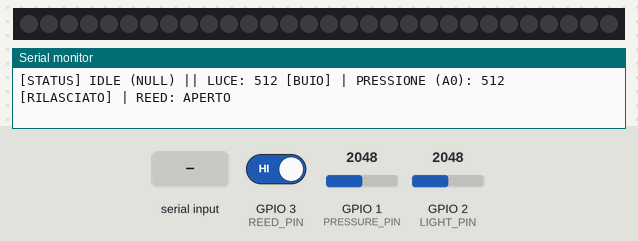
A sketch run on a simulated Seeed XIAO ESP32-S3. On the bench: 30 RGB LEDs in strip order, left to right, the last lines printed to the serial monitor. The inputs (shaded band) are chosen by the test bench; at power-on: GPIO 1 (PRESSURE_PIN) = 2048, GPIO 2 (LIGHT_PIN) = 2048, GPIO 3 (REED_PIN) HIGH (analog values on the 0–4095 scale). Dim RGB values are drawn brighter than linear.

Above: at 1.7 s.
1.8 s: "1\n" received over Serial
At 2.01 s:
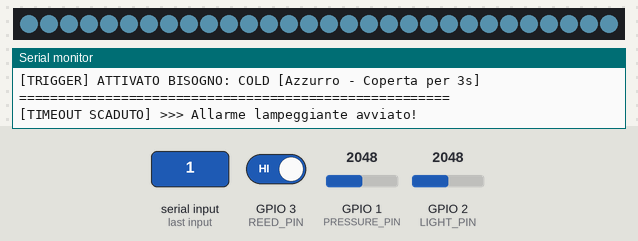
4.3 s: "2\n" received over the second serial link
At 4.7 s:
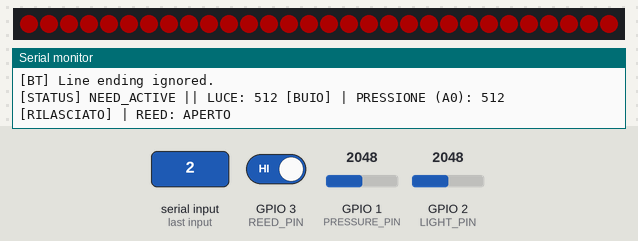
5.8 s: "3\n" received over Serial
At 6.9 s:
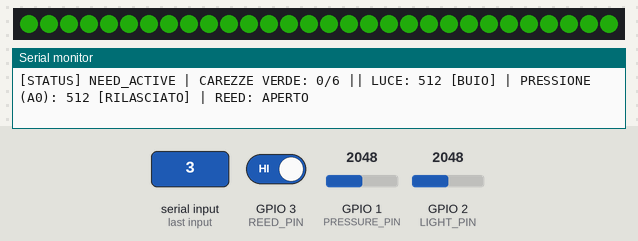
7.3 s: "1\n" received over the second serial link
At 9.02 s:
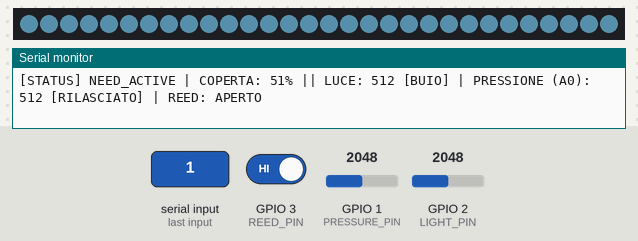

Measured:
- after the input at 1.8 s, the LEDs: change at once (image 1)
- after the input at 4.3 s, the LEDs: change at once (image 2)
- after the input at 5.8 s, the LEDs: change at once (image 3)
- after the input at 7.3 s, the LEDs: first change at once (image 4 shows a later state)

The sketch:

Chromaleont_Firmware.ino
```cpp
#include <Adafruit_NeoPixel.h>
#include <math.h>

// =============================================================
// PIN CONFIGURATION (Seeed XIAO RP2040)
// =============================================================

const int PRESSURE_PIN = A0;   // D0: Force-sensitive resistor (FSR)
const int LIGHT_PIN    = A1;   // D1: Light-dependent resistor (LDR)
const int REED_PIN     = D2;   // D2: Magnetic reed switch
const int STRIP_PIN    = D10;  // D10: NeoPixel data input

// Bluetooth RN-42 / serial Bluetooth connection:
// Module TXD -> XIAO D7 (RX)
// Module RXD -> XIAO D6 (TX)
const unsigned long BLUETOOTH_BAUD = 115200;

const int NUM_LEDS         = 30;
const int STRIP_BRIGHTNESS = 50;

Adafruit_NeoPixel strip(
  NUM_LEDS,
  STRIP_PIN,
  NEO_GRB + NEO_KHZ800
);

// =============================================================
// COLOR DEFINITIONS
// =============================================================

const uint32_t COLOR_OFF     = 0;
const uint32_t COLOR_COLD    = strip.Color(130, 215, 255);
const uint32_t COLOR_HUNGRY  = strip.Color(248, 0, 0);
const uint32_t COLOR_PLAYFUL = strip.Color(50, 240, 20);

// =============================================================
// SENSOR CALIBRATION THRESHOLDS
// =============================================================

// LDR (A1):
// Dark: values strictly greater than 20.
// Light: values less than or equal to 20.
const int LIGHT_DARK_THRESHOLD = 20;

// FSR (A0):
// Pressed: values less than or equal to 150.
// Released: values greater than or equal to 180.
const int STROKE_PRESS_THRESHOLD   = 150;
const int STROKE_RELEASE_THRESHOLD = 180;

const bool REED_ACTIVE_LOW = true;

// =============================================================
// TIMING PARAMETERS (milliseconds)
// =============================================================

const unsigned long NEED_TIMEOUT_MS       = 10000;
const unsigned long COLD_HOLD_REQUIRED_MS = 3000;
const unsigned long BLINK_INTERVAL        = 200;
const unsigned long FADE_STEP_MS          = 15;
const unsigned long LOG_TELEMETRY_MS      = 400;

const int STROKES_REQUIRED_COUNT = 6;
const unsigned long STROKE_MIN_PRESS_MS = 180;

// =============================================================
// STATE MACHINE
// =============================================================

enum SystemPhase {
  IDLE_NEUTRAL,
  NEED_ACTIVE,
  NEED_ALERT,
  RESOLVING_FADE
};

enum NeedType {
  NEED_NONE,
  NEED_COLD,
  NEED_HUNGRY,
  NEED_PLAYFUL
};

SystemPhase currentPhase = IDLE_NEUTRAL;
NeedType currentNeed = NEED_NONE;

unsigned long stateStartTime = 0;
unsigned long lastBlinkTime  = 0;
unsigned long lastLogTime    = 0;

bool blinkState = true;

// =============================================================
// COLD NEED MANAGEMENT
// =============================================================

unsigned long coldHoldAccumulated = 0;
unsigned long lastColdContactTime = 0;
unsigned long lastColdLoop = 0;

// =============================================================
// PLAYFUL NEED: STROKE DETECTION
// =============================================================

enum GreenStrokePhase {
  G_IDLE,
  G_PRESSED,
  G_WAIT_LIFT
};

GreenStrokePhase greenFSM = G_IDLE;

int strokeCount = 0;
unsigned long strokePhaseStartTime = 0;

// =============================================================
// RGB FADE MANAGEMENT
// =============================================================

uint8_t curR = 0;
uint8_t curG = 0;
uint8_t curB = 0;

uint8_t targetR = 0;
uint8_t targetG = 0;
uint8_t targetB = 0;

unsigned long lastFadeTime = 0;

// =============================================================
// BLUETOOTH COMMANDS
// =============================================================
// P -> PONG: connection test
// 0 -> NULL: reset the robot to the idle state
// 1 -> COLD: activate the cold need
// 2 -> HUNGRY: activate the hunger need
// 3 -> PLAYFUL: activate the play need

bool isRobotCommand(char c) {
  return (
    c == '0' ||
    c == '1' ||
    c == '2' ||
    c == '3'
  );
}

// =============================================================
// STATE AND NEED NAMES
// =============================================================

const char* getPhaseName(SystemPhase phase) {
  switch (phase) {
    case IDLE_NEUTRAL:
      return "IDLE (NULL)";

    case NEED_ACTIVE:
      return "NEED_ACTIVE";

    case NEED_ALERT:
      return "NEED_ALERT (LAMPEGGIANTE)";

    case RESOLVING_FADE:
      return "RESOLVING_FADE";

    default:
      return "UNKNOWN";
  }
}

const char* getNeedName(NeedType need) {
  switch (need) {
    case NEED_COLD:
      return "COLD [Azzurro - Coperta per 3s]";

    case NEED_HUNGRY:
      return "HUNGRY [Rosso - Foglia magnetica]";

    case NEED_PLAYFUL:
      return "PLAYFUL [Verde - 6 Carezze sul dorso]";

    default:
      return "NULL (NESSUN BISOGNO)";
  }
}

uint32_t getColorForNeed(NeedType need) {
  switch (need) {
    case NEED_COLD:
      return COLOR_COLD;

    case NEED_HUNGRY:
      return COLOR_HUNGRY;

    case NEED_PLAYFUL:
      return COLOR_PLAYFUL;

    default:
      return COLOR_OFF;
  }
}

// =============================================================
// SENSOR INTERPRETATION
// =============================================================

bool isDarkValue(int lightValue) {
  return lightValue > LIGHT_DARK_THRESHOLD;
}

bool isPressureDetected(int pressureValue) {
  return pressureValue <= STROKE_PRESS_THRESHOLD;
}

bool isPressureReleased(int pressureValue) {
  return pressureValue >= STROKE_RELEASE_THRESHOLD;
}

// =============================================================
// LED MANAGEMENT
// =============================================================

void applySolidColor(uint32_t color) {
  for (int i = 0; i < NUM_LEDS; i++) {
    strip.setPixelColor(i, color);
  }

  strip.show();
}

// =============================================================
// ACTIVATE A NEED
// =============================================================

void triggerNeed(NeedType need) {
  currentNeed = need;
  currentPhase = NEED_ACTIVE;

  stateStartTime = millis();

  strokeCount = 0;
  greenFSM = G_IDLE;
  strokePhaseStartTime = 0;

  coldHoldAccumulated = 0;
  lastColdContactTime = 0;
  lastColdLoop = millis();

  blinkState = true;
  lastBlinkTime = millis();

  uint32_t color = getColorForNeed(currentNeed);

  curR = (uint8_t)(color >> 16);
  curG = (uint8_t)(color >> 8);
  curB = (uint8_t)color;

  applySolidColor(color);

  Serial.println();
  Serial.println("=======================================================");
  Serial.print("[TRIGGER] ATTIVATO BISOGNO: ");
  Serial.println(getNeedName(currentNeed));
  Serial.println("=======================================================");
}

// =============================================================
// RESET THE ROBOT: COMMAND 0 (NULL)
// =============================================================

void resetRobot() {
  currentPhase = IDLE_NEUTRAL;
  currentNeed = NEED_NONE;

  strokeCount = 0;
  greenFSM = G_IDLE;
  strokePhaseStartTime = 0;

  coldHoldAccumulated = 0;
  lastColdContactTime = 0;
  lastColdLoop = millis();

  curR = 0;
  curG = 0;
  curB = 0;

  targetR = 0;
  targetG = 0;
  targetB = 0;

  blinkState = true;

  applySolidColor(COLOR_OFF);

  Serial.println("\n[MANUAL] NULL: robot riportato allo stato IDLE.");
}

// =============================================================
// PROCESS A ROBOT COMMAND
// =============================================================

void processCommand(char c) {
  switch (c) {
    case '0':
      resetRobot();
      break;

    case '1':
      triggerNeed(NEED_COLD);
      break;

    case '2':
      triggerNeed(NEED_HUNGRY);
      break;

    case '3':
      triggerNeed(NEED_PLAYFUL);
      break;
  }
}

// =============================================================
// HANDLE BLUETOOTH INPUT
// =============================================================

void handleBluetooth() {
  while (Serial1.available() > 0) {
    uint8_t receivedByte = (uint8_t)Serial1.read();
    char c = (char)receivedByte;

    Serial.print("[BT RX] Decimal: ");
    Serial.print(receivedByte);

    Serial.print(" | Hex: 0x");

    if (receivedByte < 0x10) {
      Serial.print('0');
    }

    Serial.print(receivedByte, HEX);
    Serial.print(" | Character: ");

    if (receivedByte >= 32 && receivedByte <= 126) {
      Serial.println(c);
    } else {
      Serial.println("(non-printable)");
    }

    if (c == '\r' || c == '\n') {
      Serial.println("[BT] Line ending ignored.");
      continue;
    }

    if (c == 'P') {
  const char* response = "PONG\n";

  Serial.print("[BT TX] Sending: ");
  for (size_t i = 0; response[i] != '\0'; i++) {
    Serial.print("0x");
    if ((uint8_t)response[i] < 0x10) {
      Serial.print('0');
    }
    Serial.print((uint8_t)response[i], HEX);
    Serial.print(' ');
  }
  Serial.println();

  Serial1.print(response);
  continue;
}

    if (isRobotCommand(c)) {
      processCommand(c);

      Serial1.print("ACK:");
      Serial1.println(c);

      Serial.print("[BT] Command executed: ");
      Serial.println(c);
    } else {
      Serial1.println("ERR:UNKNOWN_COMMAND");

      Serial.print("[BT] Unknown command: ");
      Serial.println((int)receivedByte);
    }
  }
}

// =============================================================
// HANDLE USB SERIAL INPUT
// =============================================================

void handleUSBSerial() {
  while (Serial.available() > 0) {
    char c = (char)Serial.read();

    if (c == '\r' || c == '\n') {
      continue;
    }

    if (c == 'P') {
      Serial.println("PONG");
    }
    else if (isRobotCommand(c)) {
      processCommand(c);
    }
  }
}

// =============================================================
// RESOLVE A NEED
// =============================================================

void resolveNeed(const char* reason) {
  Serial.print("\n[CARE CONFIRMED] >>> ");
  Serial.println(reason);

  Serial.println(
    "[FADE] Cura ricevuta con successo! Dissolvenza verso OFF..."
  );

  uint32_t activeColor = getColorForNeed(currentNeed);

  curR = (uint8_t)(activeColor >> 16);
  curG = (uint8_t)(activeColor >> 8);
  curB = (uint8_t)activeColor;

  targetR = 0;
  targetG = 0;
  targetB = 0;

  currentPhase = RESOLVING_FADE;
}

// =============================================================
// UPDATE THE RGB FADE
// =============================================================

void updateColorFade() {
  if (millis() - lastFadeTime < FADE_STEP_MS) {
    return;
  }

  lastFadeTime = millis();
  bool changed = false;

  if (curR < targetR) {
    curR++;
    changed = true;
  }
  else if (curR > targetR) {
    curR--;
    changed = true;
  }

  if (curG < targetG) {
    curG++;
    changed = true;
  }
  else if (curG > targetG) {
    curG--;
    changed = true;
  }

  if (curB < targetB) {
    curB++;
    changed = true;
  }
  else if (curB > targetB) {
    curB--;
    changed = true;
  }

  if (changed) {
    applySolidColor(strip.Color(curR, curG, curB));
  }
  else {
    currentPhase = IDLE_NEUTRAL;
    currentNeed = NEED_NONE;

    applySolidColor(COLOR_OFF);

    Serial.println(
      "\n[FSM] >>> Dissolvenza completata: robot in IDLE (NULL)."
    );

    Serial.println(
      "[FSM] In attesa di comandi seriali (0, 1, 2, 3).\n"
    );
  }
}

// =============================================================
// SETUP
// =============================================================

void setup() {
  pinMode(REED_PIN, INPUT_PULLUP);

  // A0 is read as an analog input.
  // Do not configure the analog FSR pin as INPUT_PULLUP.
  pinMode(PRESSURE_PIN, INPUT);

  analogReadResolution(10);

  strip.begin();
  strip.setBrightness(STRIP_BRIGHTNESS);
  applySolidColor(COLOR_OFF);

  Serial.begin(9600);
  Serial1.begin(BLUETOOTH_BAUD);

  unsigned long usbWaitStart = millis();

  while (!Serial && millis() - usbWaitStart < 3000) {
    // Wait briefly for the USB serial connection.
  }

  Serial.println();
  Serial.println("=======================================================");
  Serial.println("CHROMALEONT - BLUETOOTH ENABLED");
  Serial.println("=======================================================");

  Serial.println("\nUSB SERIAL COMMANDS:");
  Serial.println("  0 = NULL / RESET / OFF");
  Serial.println("  1 = COLD");
  Serial.println("  2 = HUNGRY");
  Serial.println("  3 = PLAYFUL");
  Serial.println("  P = PONG TEST");

  Serial.println("\nBLUETOOTH COMMANDS:");
  Serial.println("  P -> PONG");
  Serial.println("  0 -> NULL / RESET / OFF");
  Serial.println("  1 -> COLD");
  Serial.println("  2 -> HUNGRY");
  Serial.println("  3 -> PLAYFUL");

  Serial.print("\nBluetooth UART initialized at ");
  Serial.print(BLUETOOTH_BAUD);
  Serial.println(" baud.");

  Serial.println("\nSensor thresholds:");
  Serial.println("  LDR: dark if value > 20");
  Serial.println("  FSR: pressed if value <= 150");
  Serial.println("  FSR: released if value >= 180");

  Serial.println("Waiting for commands...\n");
}

// =============================================================
// MAIN LOOP
// =============================================================

void loop() {
  unsigned long now = millis();

  // 1. Handle USB and Bluetooth communication.
  handleUSBSerial();
  handleBluetooth();

  // 2. Read sensors.
  int lightVal = analogRead(LIGHT_PIN);
  int pressureVal = analogRead(PRESSURE_PIN);

  bool isDark = isDarkValue(lightVal);
  bool isPressurePressed = isPressureDetected(pressureVal);
  bool isPressureLifted = isPressureReleased(pressureVal);

  bool reedClosed = (digitalRead(REED_PIN) == LOW);
  bool reedTriggered = REED_ACTIVE_LOW ? reedClosed : !reedClosed;

  // 3. Switch to alert state when the timeout expires.
  if (
    currentPhase == NEED_ACTIVE &&
    now - stateStartTime > NEED_TIMEOUT_MS
  ) {
    currentPhase = NEED_ALERT;
    lastBlinkTime = now;
    blinkState = true;

    Serial.println(
      "\n[TIMEOUT SCADUTO] >>> Allarme lampeggiante avviato!"
    );
  }

  // 4. Check whether the current need has been resolved.
  bool careCompleted = false;
  const char* reason = "";

  if (
    currentPhase == NEED_ACTIVE ||
    currentPhase == NEED_ALERT
  ) {
    // ---------------------------------------------------------
    // COLD: blanket detected for 3 seconds.
    // The existing 450 ms interruption tolerance is preserved.
    // ---------------------------------------------------------

    if (currentNeed == NEED_COLD) {
      bool blanketPresent = isDark;

      if (blanketPresent) {
        if (lastColdContactTime > 0) {
          coldHoldAccumulated += now - lastColdLoop;
        }

        lastColdContactTime = now;

        // Blue breathing feedback while the blanket is detected.
        float breathe = (sin(now / 150.0) + 1.0) * 0.15 + 0.7;

        uint8_t r = ((COLOR_COLD >> 16) & 0xFF) * breathe;
        uint8_t g = ((COLOR_COLD >> 8) & 0xFF) * breathe;
        uint8_t b = (COLOR_COLD & 0xFF) * breathe;

        applySolidColor(strip.Color(r, g, b));

        if (coldHoldAccumulated >= COLD_HOLD_REQUIRED_MS) {
          careCompleted = true;
          reason = "Riscaldato con la coperta per 3s continui!";
          coldHoldAccumulated = 0;
        }
      }
      else {
        // Reset accumulated time after a sufficiently long interruption.
        if (now - lastColdContactTime > 450) {
          coldHoldAccumulated = 0;
          lastColdContactTime = 0;
        }
      }

      lastColdLoop = now;
    }

    // ---------------------------------------------------------
    // PLAYFUL: six complete press-and-release cycles.
    // ---------------------------------------------------------

    else if (currentNeed == NEED_PLAYFUL) {
      switch (greenFSM) {
        case G_IDLE:
          if (isPressurePressed) {
            greenFSM = G_PRESSED;
            strokePhaseStartTime = now;

            applySolidColor(COLOR_PLAYFUL);

            Serial.println(
              "\n[ACTION DETECTED] Pressione carezza: verde fisso!"
            );
          }
          break;

        case G_PRESSED:
          // Require the pressure to be maintained for 180 ms.
          if (now - strokePhaseStartTime >= STROKE_MIN_PRESS_MS) {
            greenFSM = G_WAIT_LIFT;

            Serial.println(
              "[STROKE] Passata completata! Rilascia la mano per confermare."
            );
          }
          break;

        case G_WAIT_LIFT:
          if (isPressureLifted) {
            strokeCount++;
            greenFSM = G_IDLE;

            Serial.print("\n[STROKE] >>> PASSATA CONVALIDATA! Totale: ");
            Serial.print(strokeCount);
            Serial.print(" / ");
            Serial.println(STROKES_REQUIRED_COUNT);

            applySolidColor(COLOR_PLAYFUL);

            if (strokeCount >= STROKES_REQUIRED_COUNT) {
              careCompleted = true;
              reason = "Completate 6 carezze complete sul dorso!";
              strokeCount = 0;
            }
          }
          break;
      }
    }

    // ---------------------------------------------------------
    // HUNGRY: magnetic reed switch activated.
    // ---------------------------------------------------------

    else if (currentNeed == NEED_HUNGRY) {
      if (reedTriggered) {
        careCompleted = true;
        reason = "Magnete rilevato sulla bocca (Nutrito)";
      }
    }

    // Start the fade-out when the care has been completed.
    if (careCompleted) {
      resolveNeed(reason);
    }
  }

  // 5. Blink the active need after its timeout.
  if (currentPhase == NEED_ALERT) {
    bool isHandPressing = (
      currentNeed == NEED_PLAYFUL &&
      greenFSM == G_PRESSED
    );

    bool isCovered = (
      currentNeed == NEED_COLD &&
      isDark
    );

    if (!isHandPressing && !isCovered) {
      if (now - lastBlinkTime >= BLINK_INTERVAL) {
        lastBlinkTime = now;
        blinkState = !blinkState;

        applySolidColor(
          blinkState ? getColorForNeed(currentNeed) : COLOR_OFF
        );
      }
    }
  }
  else if (currentPhase == RESOLVING_FADE) {
    updateColorFade();
  }

  // 6. Sensor telemetry every 400 ms.
  if (now - lastLogTime >= LOG_TELEMETRY_MS) {
    lastLogTime = now;

    Serial.print("[STATUS] ");
    Serial.print(getPhaseName(currentPhase));

    if (currentNeed == NEED_PLAYFUL) {
      Serial.print(" | CAREZZE VERDE: ");
      Serial.print(strokeCount);
      Serial.print("/6");

      if (greenFSM == G_WAIT_LIFT) {
        Serial.print(" [ATTESA RILASCIO]");
      }
      else if (greenFSM == G_PRESSED) {
        Serial.print(" [CONTATTO]");
      }
    }
    else if (currentNeed == NEED_COLD && isDark) {
      int prog = min(
        100,
        (int)(
          (coldHoldAccumulated * 100) /
          COLD_HOLD_REQUIRED_MS
        )
      );

      Serial.print(" | COPERTA: ");
      Serial.print(prog);
      Serial.print("%");
    }

    Serial.print(" || LUCE: ");
    Serial.print(lightVal);
    Serial.print(isDark ? " [BUIO]" : " [LUCE]");

    Serial.print(" | PRESSIONE (A0): ");
    Serial.print(pressureVal);

    if (isPressurePressed) {
      Serial.print(" [PRESSIONE]");
    }
    else if (isPressureLifted) {
      Serial.print(" [RILASCIATO]");
    }
    else {
      Serial.print(" [ZONA INTERMEDIA]");
    }

    Serial.print(" | REED: ");
    Serial.println(reedTriggered ? "CHIUSO" : "APERTO");
  }

  delay(15);
}
```
